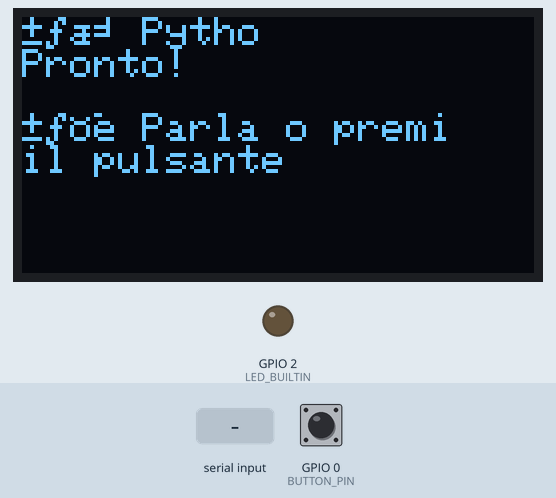
This sketch was run on a simulated ESP32. On the bench: 128×64 one-colour display, output pins drawn as LEDs (lit = HIGH). The inputs (shaded band) are chosen by the test bench; at power-on: GPIO 0 (BUTTON_PIN) HIGH. WiFi joins after 1.5 s; servers stay silent unless stated; uploads are accepted with an empty reply; what the sketch prints to the serial monitor is not drawn.

Above: at 2.8 s.
2.9 s: GPIO 0 (BUTTON_PIN) pulled LOW for 0.15 s
At 5.17 s:
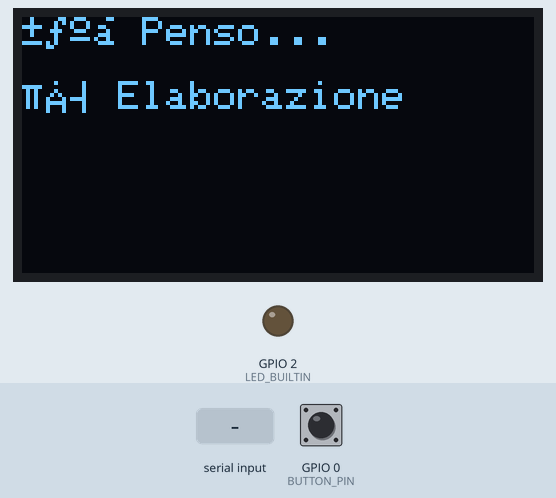
At 5.8 s:
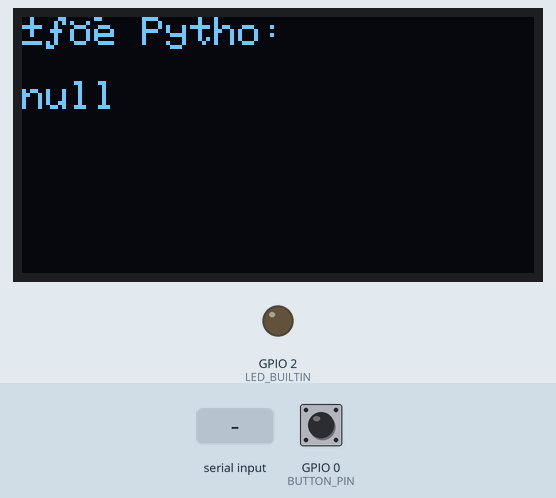
6.0 s: GPIO 0 (BUTTON_PIN) pulled LOW for 3.2 s
At 9.3 s:
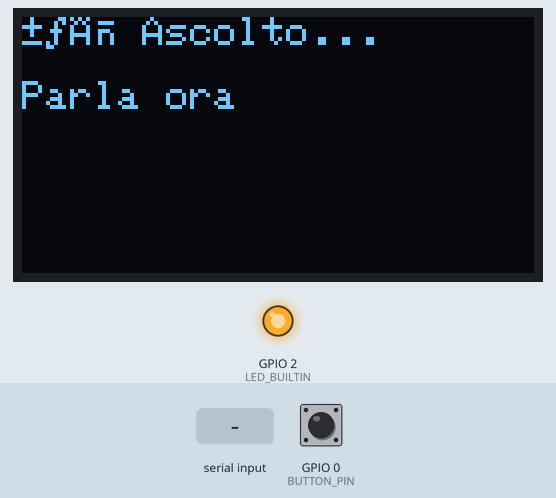
10.7 s: "1" received over Serial
Timing chart, 0 to 13.7 s (numbered marks = the images above; inputs shaded):
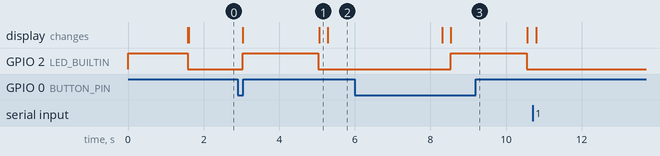

Measured:
- after the input at 2.9 s, GPIO 2 (LED_BUILTIN): LOW → HIGH after 0.14 s, → LOW 2.0 s later; the display: first changes after 0.14 s (image 1 shows a later state)
- after the input at 6.0 s, GPIO 2 (LED_BUILTIN): LOW → HIGH after 2.5 s, → LOW 2.0 s later; the display: first differs from a run without the input after 2.5 s (image 3)

The sketch:

myzubster_companion.ino
```cpp
/**
 * 🤖 MyZubster AI Companion v1.0
 * ESP32 + Pytho AI = Personal AI Assistant
 *
 * Connessione a MyZubster Gateway per chat vocale
 */

#include <WiFi.h>
#include <HTTPClient.h>
#include <ArduinoJson.h>
#include <Wire.h>
#include <Adafruit_GFX.h>
#include <Adafruit_SSD1306.h>

// ============================================
// CONFIGURAZIONE
// ============================================

const char* WIFI_SSID = "YOUR_WIFI";
const char* WIFI_PASSWORD = "YOUR_PASSWORD";

const char* GATEWAY_URL = "http://YOUR_IP:3001";
const char* CHAT_ENDPOINT = "/api/pytho/chat";

#define LED_BUILTIN 2
#define BUTTON_PIN 0

#define SCREEN_WIDTH 128
#define SCREEN_HEIGHT 64
Adafruit_SSD1306 display(SCREEN_WIDTH, SCREEN_HEIGHT, &Wire, -1);

// ============================================
// SETUP
// ============================================

void setup() {
    Serial.begin(115200);
    Serial.println("🤖 MyZubster AI Companion v1.0");

    // LED e pulsante
    pinMode(LED_BUILTIN, OUTPUT);
    digitalWrite(LED_BUILTIN, HIGH);
    pinMode(BUTTON_PIN, INPUT_PULLUP);

    // Display
    if (!display.begin(SSD1306_SWITCHCAPVCC, 0x3C)) {
        Serial.println("❌ Display non trovato!");
        while (true);
    }

    display.clearDisplay();
    display.setTextSize(1);
    display.setTextColor(SSD1306_WHITE);
    display.setCursor(0, 0);
    display.println("👽 MyZubster");
    display.println("AI Companion");
    display.println("v1.0");
    display.println("");
    display.println("Avvio...");
    display.display();

    // WiFi
    WiFi.begin(WIFI_SSID, WIFI_PASSWORD);
    while (WiFi.status() != WL_CONNECTED) {
        delay(500);
        Serial.print(".");
    }
    Serial.println("✅ WiFi connesso!");
    display.println("✅ WiFi OK");
    display.display();

    // Pronto
    digitalWrite(LED_BUILTIN, LOW);
    display.clearDisplay();
    display.setCursor(0, 0);
    display.println("👽 Pytho");
    display.println("Pronto!");
    display.println("");
    display.println("🔊 Parla o premi");
    display.println("il pulsante");
    display.display();

    Serial.println("✅ Pronto!");
}

// ============================================
// LOOP
// ============================================

void loop() {
    if (digitalRead(BUTTON_PIN) == LOW) {
        delay(100);
        if (digitalRead(BUTTON_PIN) == LOW) {
            handleInteraction();
        }
    }

    if (Serial.available()) {
        String input = Serial.readString();
        input.trim();
        if (input.length() > 0) {
            handleInput(input);
        }
    }
    delay(100);
}

// ============================================
// INTERAZIONE
// ============================================

void handleInteraction() {
    display.clearDisplay();
    display.setCursor(0, 0);
    display.println("🎤 Ascolto...");
    display.println("");
    display.println("Parla ora");
    display.display();
    digitalWrite(LED_BUILTIN, HIGH);

    delay(2000); // Simula registrazione

    digitalWrite(LED_BUILTIN, LOW);
    handleInput("Ciao Pytho! Come stai?");
}

void handleInput(String query) {
    display.clearDisplay();
    display.setCursor(0, 0);
    display.println("🧠 Penso...");
    display.println("");
    display.println("⏳ Elaborazione");
    display.display();

    String response = callPythoAI(query);

    display.clearDisplay();
    display.setCursor(0, 0);
    display.println("🔊 Pytho:");
    display.println("");

    int len = response.length();
    int pos = 0;
    int line = 0;
    while (pos < len && line < 4) {
        String lineText = response.substring(pos, min(pos + 20, len));
        display.println(lineText);
        pos += 20;
        line++;
    }
    display.display();

    Serial.println("🔊: " + response);
    delay(3000);

    display.clearDisplay();
    display.setCursor(0, 0);
    display.println("👽 Pronto!");
    display.println("");
    display.println("🔊 Parla o premi");
    display.println("il pulsante");
    display.display();
}

// ============================================
// PYTHO AI
// ============================================

String callPythoAI(String message) {
    HTTPClient http;
    String url = String(GATEWAY_URL) + String(CHAT_ENDPOINT);

    http.begin(url);
    http.addHeader("Content-Type", "application/json");

    String payload = "{\"message\":\"" + message + "\"}";
    int httpResponseCode = http.POST(payload);

    String response = "👽 Non ho capito. Riprova!";
    if (httpResponseCode > 0) {
        String json = http.getString();
        DynamicJsonDocument doc(1024);
        deserializeJson(doc, json);
        response = doc["response"].as<String>();
        if (response.length() == 0) {
            response = doc["pytho_says"].as<String>();
        }
    } else {
        Serial.println("❌ Errore: " + String(httpResponseCode));
    }

    http.end();
    return response;
}
```
